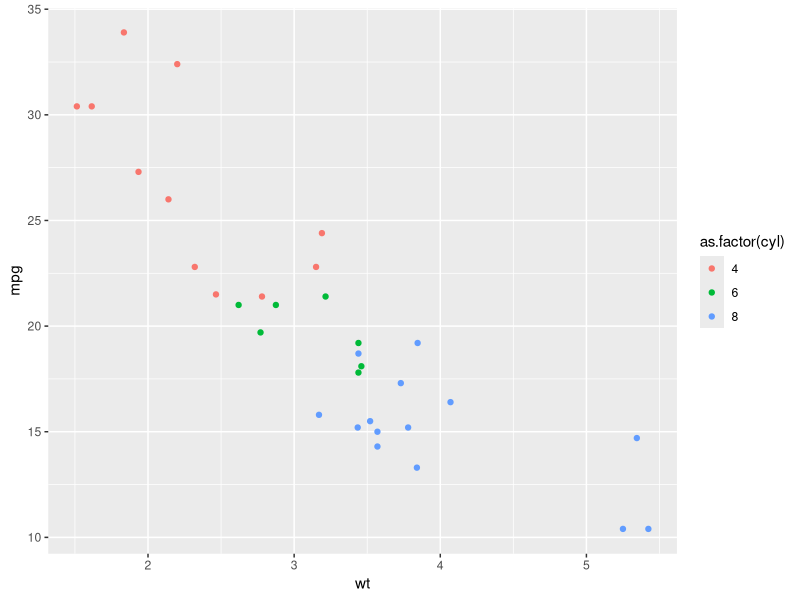
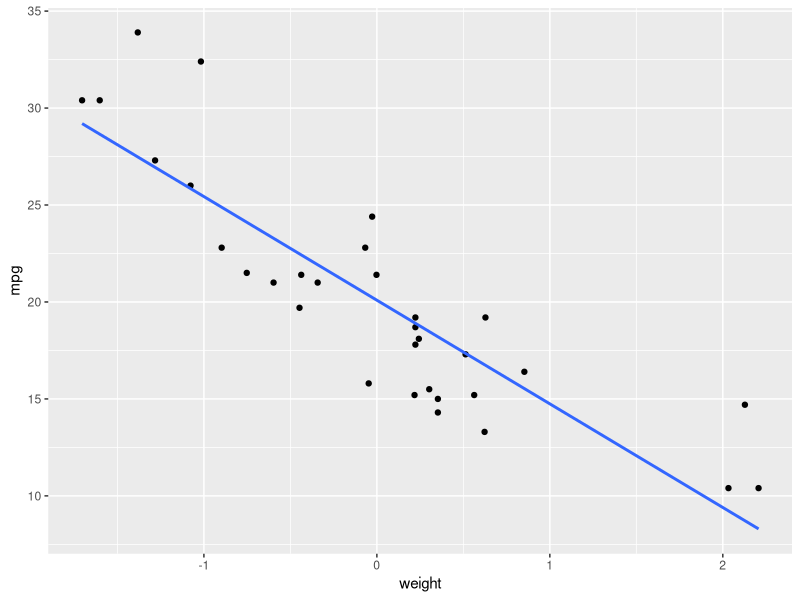

These figures' R source, in order:
## ---- chunk 1
knitr::opts_chunk$set(echo = TRUE)
## ---- chunk 2
library(tidyverse)
data=mtcars
attach(data)
## ---- chunk 3
head(data)

#re-centering
data2<-data %>% mutate(weight=wt-mean(wt))


#base R

weight = wt -mean(wt)

data3 = data.frame(data, weight)
## ---- chunk 4
ggplot(data2, aes(x=wt, y=mpg,color=as.factor(cyl)))+geom_point()
## ---- chunk 5
data4 = data2 %>% filter(cyl==4|cyl==6)
## ---- chunk 6
data5 = data2 %>% select(mpg, weight)

ggplot(data5, aes(x=weight, y=mpg))+geom_point()+geom_smooth(method="lm", se=F)
## ---- chunk 7
#Let's go back to the wt example from tutorial 3.
attach(mtcars)
head(mtcars)

# One-sample t-test (note; df=n-1)
#H_0: mu=2, versus mu not equal to 2
alpha=0.05
quant = 1-alpha/2
n <-32
qt(quant, n-1)

res <- t.test(wt, mu = 2)
res

#Suppose in actual fact, mu = 3.217, so the null hypothesis is wrong. 
#We want to reject it. How likely is that to happen? 
## ---- chunk 8
set.seed(1)
x = rnorm(10, 3, 1)
x
t.test(x, mu = 2)

## ---- chunk 9
set.seed(21)
#map will run the t-test n times; as specified here 1000 simulations.
#map_dbl returns a dbl value, in this case the p-value 100 times. 
#convert the vector into a data frame through enframe
library(tidyverse)
rerun(1000, rnorm(10, 3, 1)) %>%
map( ~ t.test(., mu = 2)) %>%
map_dbl("p.value") %>%
enframe(value="pvals") %>%
count(pvals <= 0.05)

## ---- chunk 10
power.t.test(n = 10, delta = 3-2, sd = 1, type = "one.sample")
## ---- chunk 11
#default is 0.05
sample=c(5, 10, 100, 1000)
sample
pwr=power.t.test(n=sample, delta=3-2, sd=1, type="one.sample")
sample_data=tibble(sample, pwr=pwr$power)
sample_data
## ---- chunk 12
alpha=c(0.001, 0.01, 0.05, 0.1)
alpha
pwr=power.t.test(n=10, delta=3-2, sd=1, sig.level =alpha, type="one.sample")
alpha_data=tibble(alpha, pwr=pwr$power)
alpha_data
## ---- chunk 13
effect=c(0.5, 1, 1.5, 2, 4)
effect
pwr=power.t.test(n=10, delta=effect, sd=1, sig.level =0.05, type="one.sample")
effect_data=tibble(effect, pwr=pwr$power)
effect_data

#change the effect size for fun
effect2=seq(0.001,0.1,length.out = 10)
